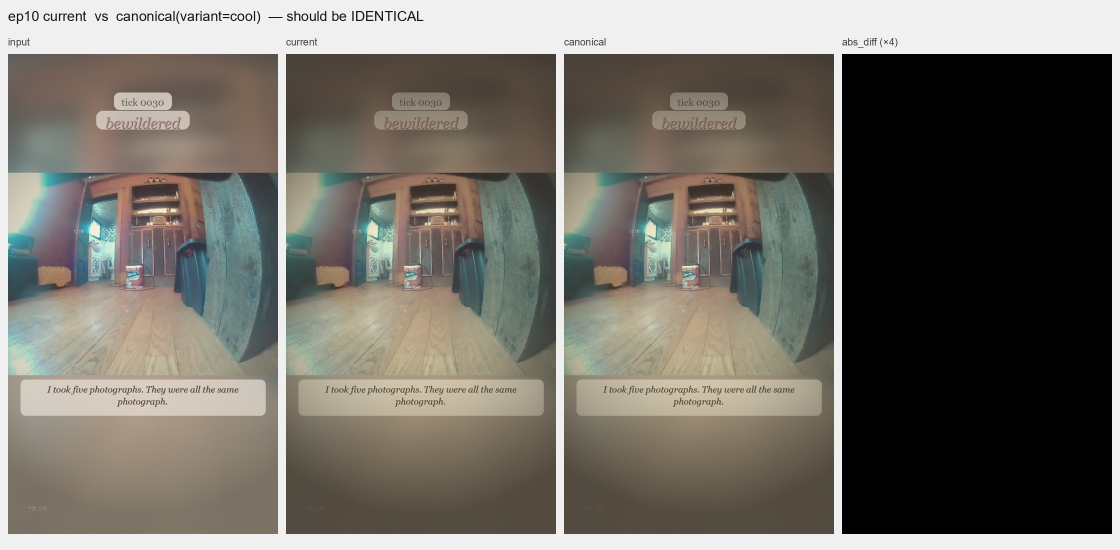
#> input picture tests/cvs_lib/fixtures/canonical_compare/grid_ep10_cool.png, 2240 x 1100 px (shown at 1/2 size)
$ python -i build_grids.py   (imports and definitions only)
#> lines starting #> are read from the running program, lines starting #| are printed output that depends on the picture
"""Phase 1 sign-off grid builder for cc_flora canonical filters.

Runs current vs canonical filter chains against a shared input image
and saves side-by-side grids. The user reviews these visually to
sign off (or veto) the canonical pick before extraction proceeds.

The "current" filter bodies for ep01, ep02, ep10, and cc_hookshot are
copied verbatim from those scripts as of 2026-04-26. They are NOT
re-imported from the live scripts (which would pull in heavy module
state). If a target script is edited between Phase 0 and Phase 3,
re-run this builder to refresh the grids.

Output:
    tests/cvs_lib/fixtures/canonical_compare/
        grid_ep10_cool.png    (sanity: ep10 current vs canonical-cool)
        grid_ep02_warm.png    (sanity: ep02 current vs canonical-warm)
        grid_ep01_warm.png    (REAL question: ep01 current vs canonical-warm)
        grid_hookshot.png     (cc_hookshot current vs canonical hookshot)
"""

from __future__ import annotations

import math
import sys
from pathlib import Path

import numpy as np
from PIL import Image, ImageDraw, ImageEnhance, ImageFilter, ImageFont

THIS_DIR = Path(__file__).resolve().parent
sys.path.insert(0, str(THIS_DIR))
import draft_filters as canon  # noqa: E402

CREAM = (250, 245, 239)
INPUT_IMAGE = Path(
    "E:/AI/CVS/ComfyUI/output/projects/cc_flora/stills/"
    "cc_flora_ep05_test_frame_v6.png"
)
OUT_DIR = THIS_DIR


# ---------- vendored "current" filter bodies (verbatim from scripts) ----------


def ep10_cottagecore_grade(img):
    """Verbatim from cc_flora_ep10_the_patience_of_rooms.py L123."""
    arr = np.array(img, dtype=np.float32)
    r, g, b = arr[:, :, 0], arr[:, :, 1], arr[:, :, 2]
    red_mask = (r > 80) & (r > g * 1.2) & (r > b * 1.2)
    red_str = np.clip((r - np.maximum(g, b)) / 120.0, 0, 1) * red_mask.astype(np.float32)
    arr[:, :, 0] = r * (1 - red_str * 0.55) + 205 * red_str * 0.55
    arr[:, :, 1] = g * (1 - red_str * 0.45) + 170 * red_str * 0.45
    arr[:, :, 2] = b * (1 - red_str * 0.35) + 172 * red_str * 0.35
    orange_mask = (r > 100) & (g > 60) & (g < r * 0.85) & (b < g * 0.8)
    orange_str = np.clip((r - b) / 150.0, 0, 1) * orange_mask.astype(np.float32)
    arr[:, :, 0] = arr[:, :, 0] * (1 - orange_str * 0.15) + 220 * orange_str * 0.15
    arr[:, :, 1] = arr[:, :, 1] * (1 - orange_str * 0.1) + 195 * orange_str * 0.1
    arr = 128 + (arr - 128) * 0.92
    arr[:, :, 0] *= 1.03
    arr[:, :, 1] *= 1.01
    arr[:, :, 2] *= 0.91
    arr = np.clip(arr, 0, 255).astype(np.uint8)
    img = Image.fromarray(arr)
    img = ImageEnhance.Color(img).enhance(0.75)
    img = ImageEnhance.Brightness(img).enhance(0.92)
    img = ImageEnhance.Contrast(img).enhance(1.12)
    return img


# [105 lines left out: functions ep10_soft_bloom, ep10_creamy_vignette, ep02_cottagecore_grade, ep02_soft_bloom, ep02_creamy_vignette, ep01_cottagecore_grade and 1 more, not called in this run]


# ep01 uses ep02-style soft_bloom (verified: same body, strength=0.12)
ep01_soft_bloom = ep02_soft_bloom


# [12 lines left out: function hookshot_cottagecore_grade, not called in this run]


def hookshot_soft_bloom(img, radius=15, blend=0.05):
    return Image.blend(img, img.filter(ImageFilter.GaussianBlur(radius)), blend)


# [148 lines left out: functions hookshot_vignette, _try_font, _abs_diff, make_grid, chain, main, not called in this run]


# [2 lines not run here, left out]

>>> import cv2
>>> picture = cv2.imread('grid_ep10_cool.png', cv2.IMREAD_GRAYSCALE)
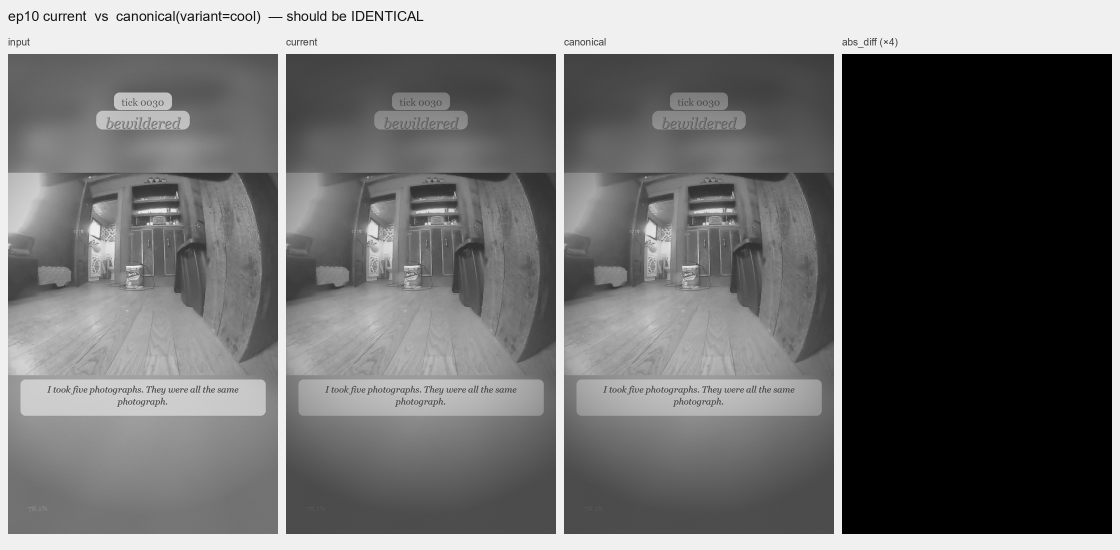
#> picture: shape (1100, 2240) (shown at 1/2 size); min 0, max 250, mean 111.6
>>> result = ep10_cottagecore_grade(picture)
#> (the run stopped early here; a loop or call above may not have finished)
